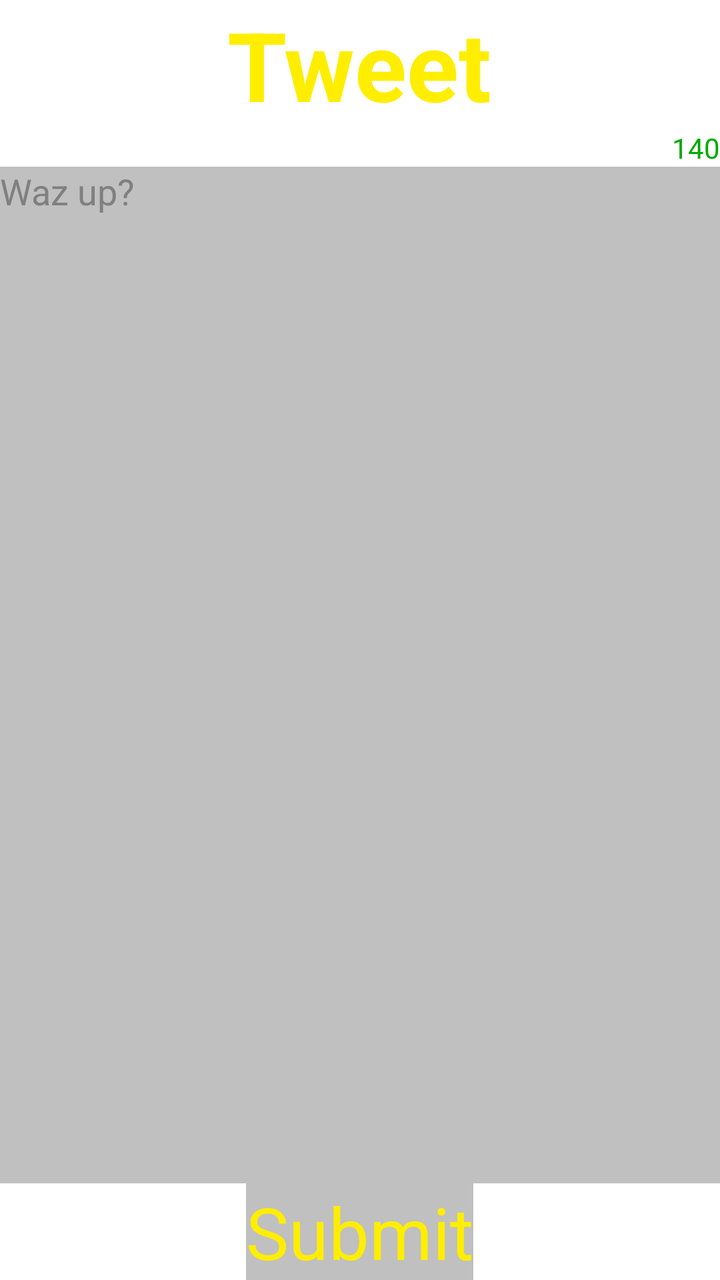
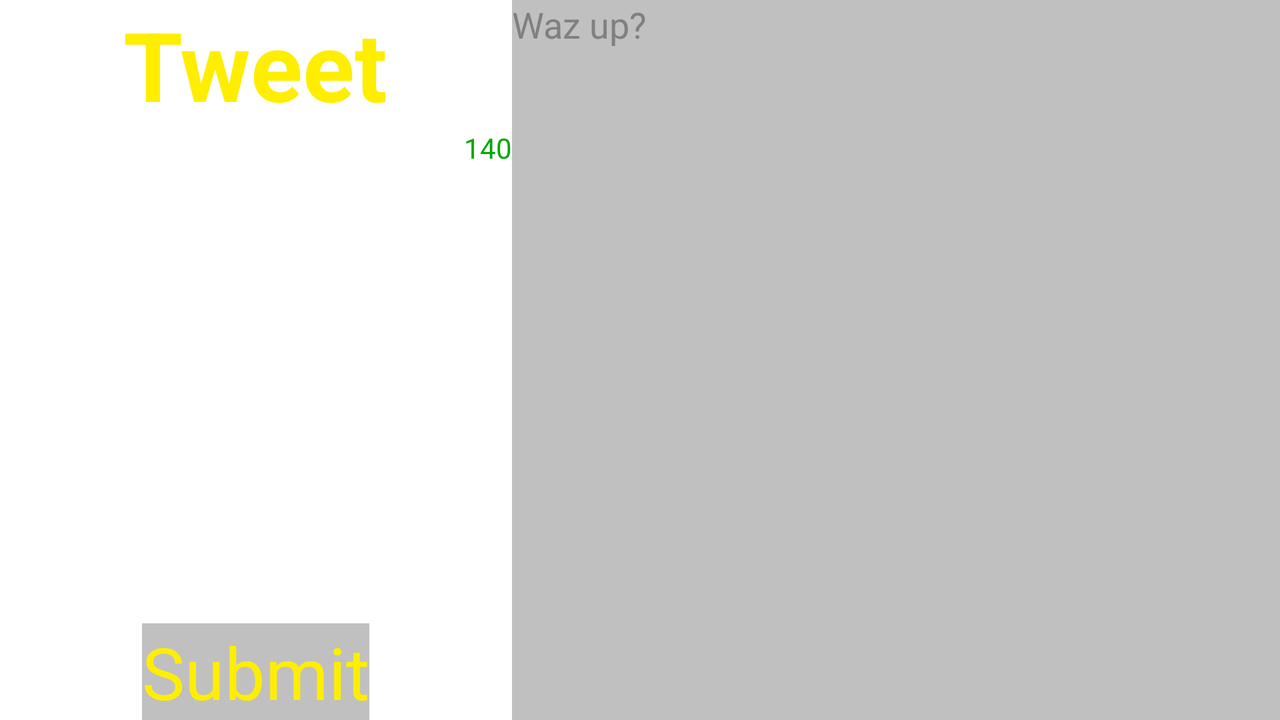

The same Android screen from two of the app's own layout files: first res/layout/ as a phone draws it, then the repository's variant for another configuration, drawn on a device whose configuration selects that folder. Both files follow.
<!-- AndroidManifest.xml: application theme AppTheme -->
<!-- res/layout/fragment_tweet.xml -->
<LinearLayout
        xmlns:android="http://schemas.android.com/apk/res/android"
        android:layout_width="match_parent"
        android:layout_height="match_parent"
        android:orientation="vertical">

    <TextView
            android:id="@+id/tweet_label"
            android:text="@string/tweet_label"
            android:layout_width="wrap_content"
            android:layout_height="wrap_content"
            android:layout_gravity="center_horizontal"
            style="@style/YambaText.label"/>

    <TextView
            android:id="@+id/tweet_count"
            android:text="@string/tweet_count"
            android:layout_width="wrap_content"
            android:layout_height="wrap_content"
            android:layout_gravity="right"
            android:textColor="@color/ok"/>

    <EditText
            android:id="@+id/tweet_tweet"
            android:hint="@string/tweet_hint"
            android:layout_width="match_parent"
            android:layout_weight="1"
            android:layout_height="wrap_content"
            style="@style/YambaText.edit"/>


    <Button
            android:id="@+id/tweet_submit"
            android:text="@string/tweet_submit"
            android:layout_width="wrap_content"
            android:layout_height="wrap_content"
            android:layout_gravity="center_horizontal"
            android:enabled="false"
            style="@style/YambaText.button"/>

</LinearLayout>
<!-- resources referenced by this layout -->
<resources>
  <color name="ok">#00aa00</color>
  <string name="tweet_count">140</string>
  <string name="tweet_hint">Waz up?</string>
  <string name="tweet_label">Tweet</string>
  <string name="tweet_submit">Submit</string>
  <style name="YambaText.button">
          <item name="android:textSize">36sp</item>
          <item name="android:background">@color/fog</item>
      </style>
  <style name="YambaText.edit">
          <item name="android:gravity">top|left</item>
          <item name="android:inputType">textMultiLine</item>
          <item name="android:background">@color/fog</item>
      </style>
  <style name="YambaText.label">
          <item name="android:textSize">48sp</item>
          <item name="android:textStyle">bold</item>
      </style>
  <style name="AppTheme" parent="android:Theme.Holo.Light.DarkActionBar">
          
      </style>
  <color name="fog">#bbaaaaaa</color>
</resources>
<!-- res/layout-land/fragment_tweet.xml (the repository's variant of the layout above) -->
<!-- drawn on the phone turned sideways -->
<LinearLayout xmlns:android="http://schemas.android.com/apk/res/android"
              xmlns:tools="http://schemas.android.com/tools"
              android:layout_width="match_parent"
              android:layout_height="match_parent"
              android:orientation="horizontal">

    <RelativeLayout
            android:layout_width="0dp"
            android:layout_height="wrap_content"
            android:layout_marginRight="@dimen/activity_horizontal_margin"
            android:layout_weight="2">

        <TextView
                android:id="@+id/tweet_label"
                style="@style/YambaText.label"
                android:layout_width="wrap_content"
                android:layout_height="wrap_content"
                android:layout_alignParentTop="true"
                android:layout_centerHorizontal="true"
                android:text="@string/tweet_label"/>

        <TextView
                android:id="@+id/tweet_count"
                android:layout_width="wrap_content"
                android:layout_height="wrap_content"
                android:layout_alignParentRight="true"
                android:layout_below="@id/tweet_label"
                android:text="@string/tweet_count"
                android:textColor="@color/ok"/>

        <Button
                android:id="@+id/tweet_submit"
                style="@style/YambaText.button"
                android:layout_width="wrap_content"
                android:layout_height="wrap_content"
                android:layout_alignParentBottom="true"
                android:layout_centerHorizontal="true"
                android:enabled="false"
                android:text="@string/tweet_submit"/>
    </RelativeLayout>

    <EditText
            android:id="@+id/tweet_tweet"
            android:layout_width="0dp"
            android:layout_height="match_parent"
            android:layout_weight="3"
            android:hint="@string/tweet_hint"
            style="@style/YambaText.edit"/>

</LinearLayout>
